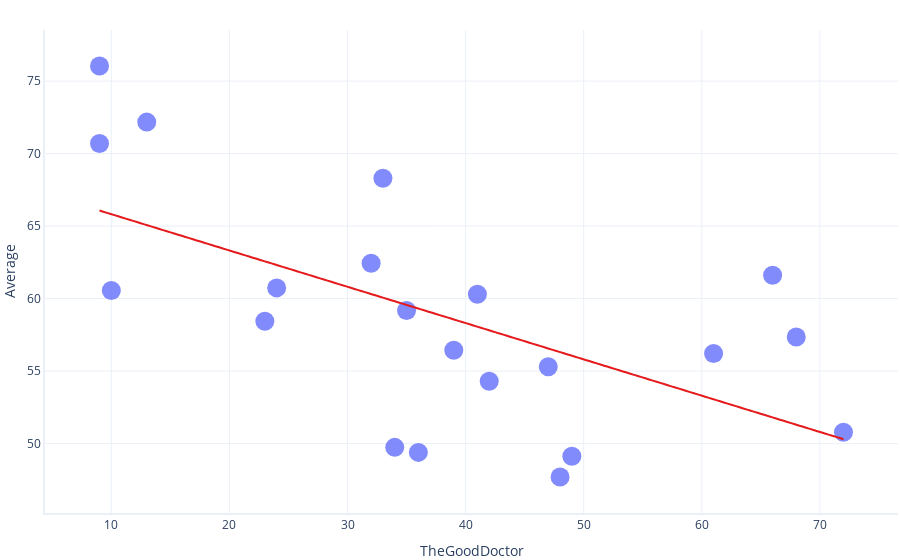

The cell this chart's notebook holds for it:
### Code cell
model1 = smf.ols(formula=formula, data = train).fit()
graphing.scatter_2D(train, "TheGoodDoctor", "Average", trendline = lambda x: model1.params[1] * x + model1.params[0])
